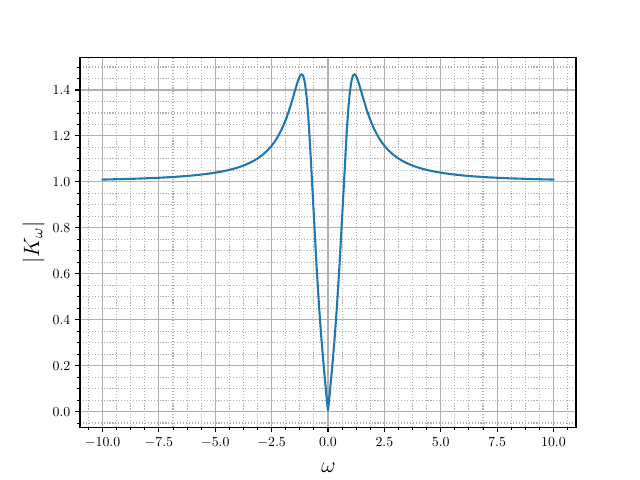

Here is the Python script that generated this plot:
from pylab import *
from matplotlib import rc
rc('text', usetex=True)
rc('text.latex', preamble=[r'\usepackage[russian]{babel}',
                         r'\usepackage{amsmath}',
                        r'\usepackage{amssymb}'])
def K(w):
	K=( (w**4+w**2)/
		            (
		              (1-w**2)**2+w**2 
		            )
	  )**0.5
	return K
w=linspace(-10,10,2000)
plot(w,K(w))
ylabel(r'$|K_{\omega}|$',fontsize=16)
xlabel(r'$\omega$',fontsize=16)
grid(which='major', linestyle='-')
grid(which='minor', linestyle=':')
minorticks_on()
savefig('task7_out.pdf')
show()
